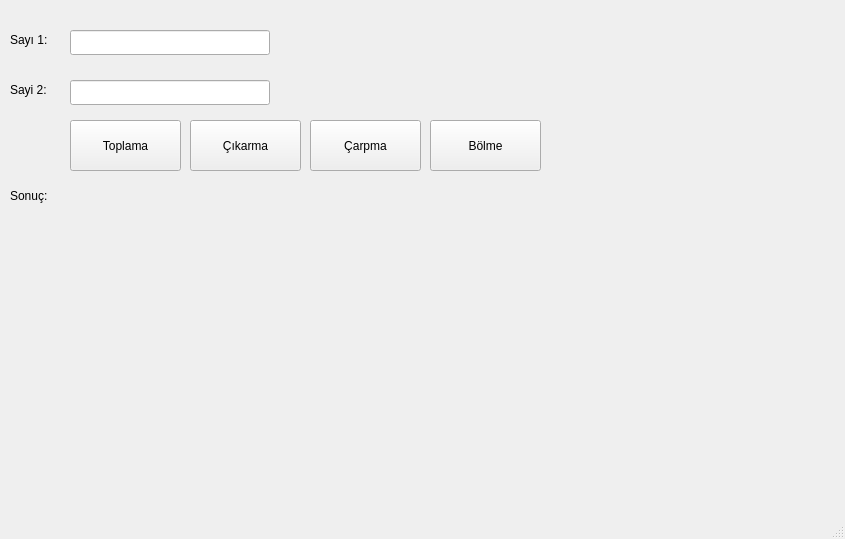
<?xml version="1.0" encoding="UTF-8"?>
<ui version="4.0">
 <class>MainWindow</class>
 <widget class="QMainWindow" name="MainWindow">
  <property name="geometry">
   <rect>
    <x>0</x>
    <y>0</y>
    <width>845</width>
    <height>539</height>
   </rect>
  </property>
  <property name="windowTitle">
   <string>MainWindow</string>
  </property>
  <property name="windowIcon">
   <iconset>
    <normaloff>icon.png</normaloff>icon.png</iconset>
  </property>
  <widget class="QWidget" name="centralwidget">
   <widget class="QLabel" name="lbl_sayi1">
    <property name="geometry">
     <rect>
      <x>10</x>
      <y>10</y>
      <width>60</width>
      <height>60</height>
     </rect>
    </property>
    <property name="text">
     <string>Sayı 1: </string>
    </property>
   </widget>
   <widget class="QLabel" name="lbl_sayi2">
    <property name="geometry">
     <rect>
      <x>10</x>
      <y>60</y>
      <width>60</width>
      <height>60</height>
     </rect>
    </property>
    <property name="text">
     <string>Sayi 2:</string>
    </property>
   </widget>
   <widget class="QLineEdit" name="txt_sayi1">
    <property name="geometry">
     <rect>
      <x>70</x>
      <y>30</y>
      <width>200</width>
      <height>25</height>
     </rect>
    </property>
   </widget>
   <widget class="QLineEdit" name="txt_sayi2">
    <property name="geometry">
     <rect>
      <x>70</x>
      <y>80</y>
      <width>200</width>
      <height>25</height>
     </rect>
    </property>
   </widget>
   <widget class="QPushButton" name="btn_toplama">
    <property name="geometry">
     <rect>
      <x>70</x>
      <y>120</y>
      <width>111</width>
      <height>51</height>
     </rect>
    </property>
    <property name="text">
     <string>Toplama</string>
    </property>
   </widget>
   <widget class="QPushButton" name="btn_cikarma">
    <property name="geometry">
     <rect>
      <x>190</x>
      <y>120</y>
      <width>111</width>
      <height>51</height>
     </rect>
    </property>
    <property name="text">
     <string>Çıkarma</string>
    </property>
   </widget>
   <widget class="QPushButton" name="btn_carpma">
    <property name="geometry">
     <rect>
      <x>310</x>
      <y>120</y>
      <width>111</width>
      <height>51</height>
     </rect>
    </property>
    <property name="text">
     <string>Çarpma</string>
    </property>
   </widget>
   <widget class="QPushButton" name="btn_bolme">
    <property name="geometry">
     <rect>
      <x>430</x>
      <y>120</y>
      <width>111</width>
      <height>51</height>
     </rect>
    </property>
    <property name="text">
     <string>Bölme</string>
    </property>
   </widget>
   <widget class="QLabel" name="lbl_sonuc">
    <property name="geometry">
     <rect>
      <x>10</x>
      <y>180</y>
      <width>371</width>
      <height>31</height>
     </rect>
    </property>
    <property name="text">
     <string>Sonuç: </string>
    </property>
   </widget>
  </widget>
  <widget class="QMenuBar" name="menubar">
   <property name="geometry">
    <rect>
     <x>0</x>
     <y>0</y>
     <width>845</width>
     <height>26</height>
    </rect>
   </property>
  </widget>
  <widget class="QStatusBar" name="statusbar"/>
 </widget>
 <resources/>
 <connections/>
</ui>
